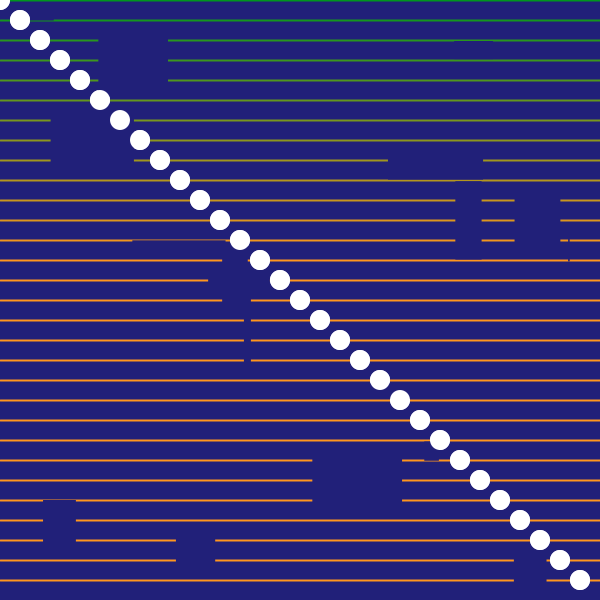
Frame 1 (no input)
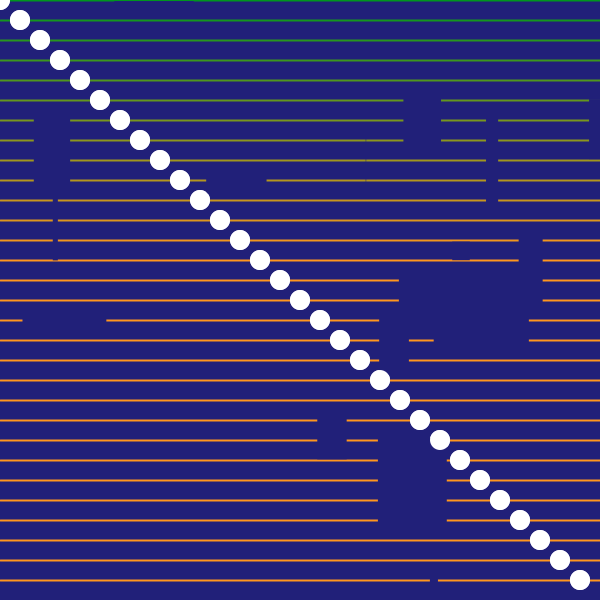
Frame 60 (the mouse pressed at the canvas centre just before this capture)
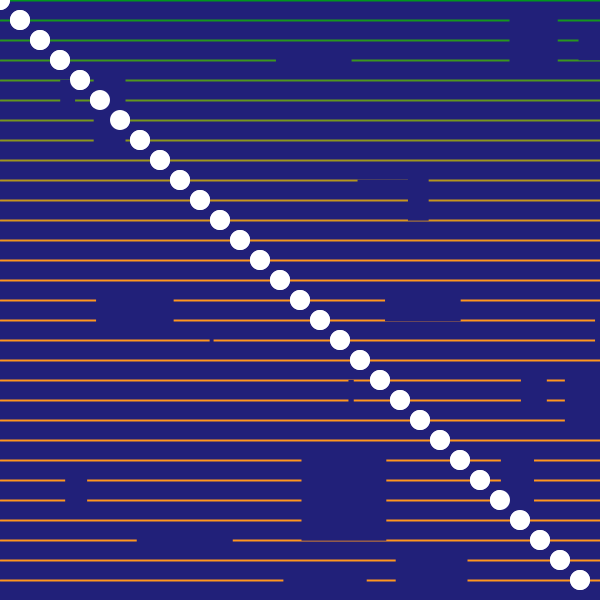
Frame 120 (the mouse held since frame 60 and released just before this capture)

The Processing sketch that drew these frames (run headless with seeded random() and noise(); from frame 60 on, the mouse is pressed at the canvas centre):

// Processing sketch: processing_97621
// ── processing_97621.pde

//Barbara Cornudella

void setup(){
size (600,600);
frameRate (5);
}
void draw (){
  background (33,32,121);
 
  for (int i = 0; i < height; i = i + 20){  
     strokeWeight (2);
     stroke (i,150,30);
     line(0, i, width, i);
     
     noStroke();
     fill (255);
     ellipse (i,i,20,20);
  }
for (int i = 0; i <20; i = i + 1){
  
  noStroke();
  fill (33,32,121);
  rect (random (width), random (height),random  (100),random (100));
}

 for (int i = 0; i < height; i = i + 20){  
     noStroke();
     fill (255);
     ellipse (i,i,20,20);
 }
}
